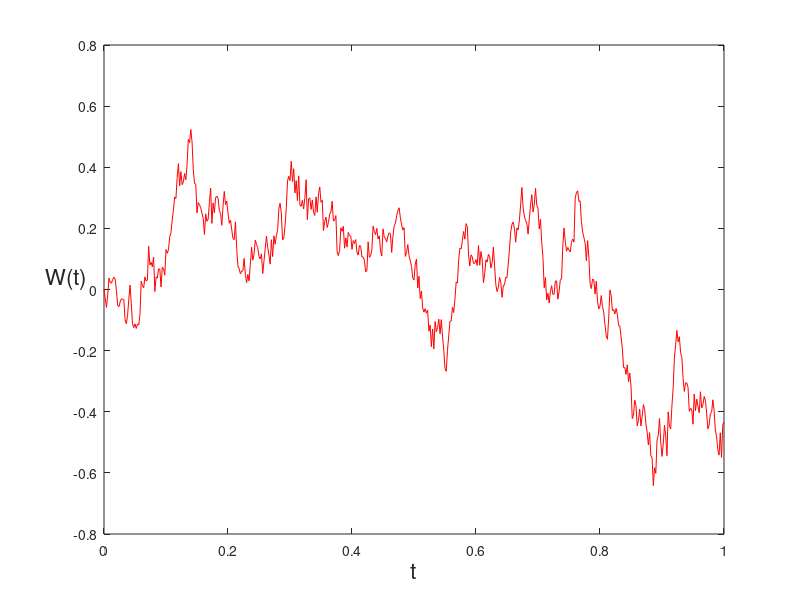

Here is the MATLAB script that generated this plot:
%BPATH2 Brownian path simulation: vectorized
randn('state',100) % set the state of randn
T = 1; N = 500; dt = T/N;
dW = sqrt(dt)*randn(1,N); % increments
W = cumsum(dW); % cumulative sum
plot([0:dt:T],[0,W],'r-') % plot W against t
xlabel('t','FontSize',16)
ylabel('W(t)','FontSize',16,'Rotation',0)